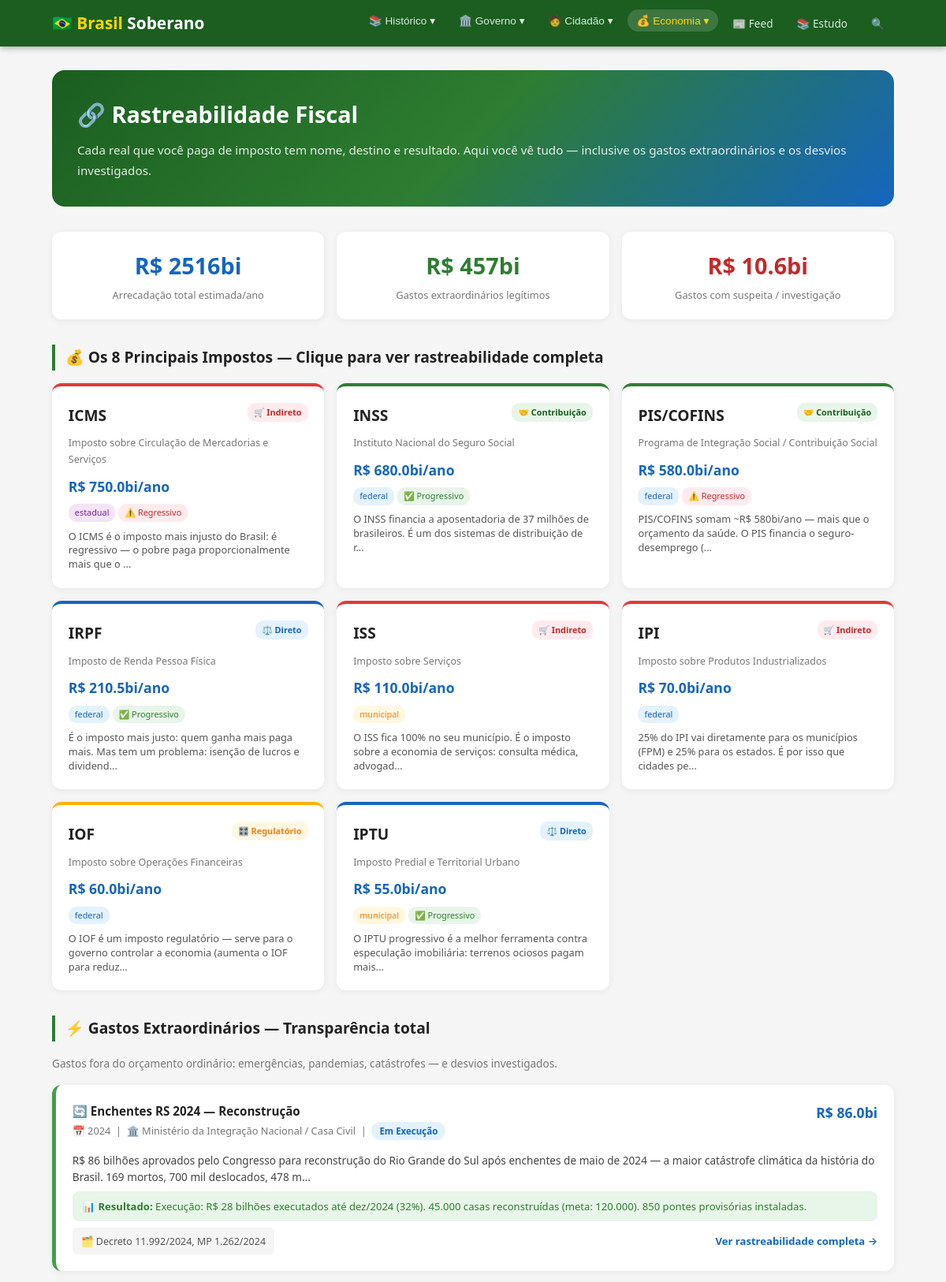
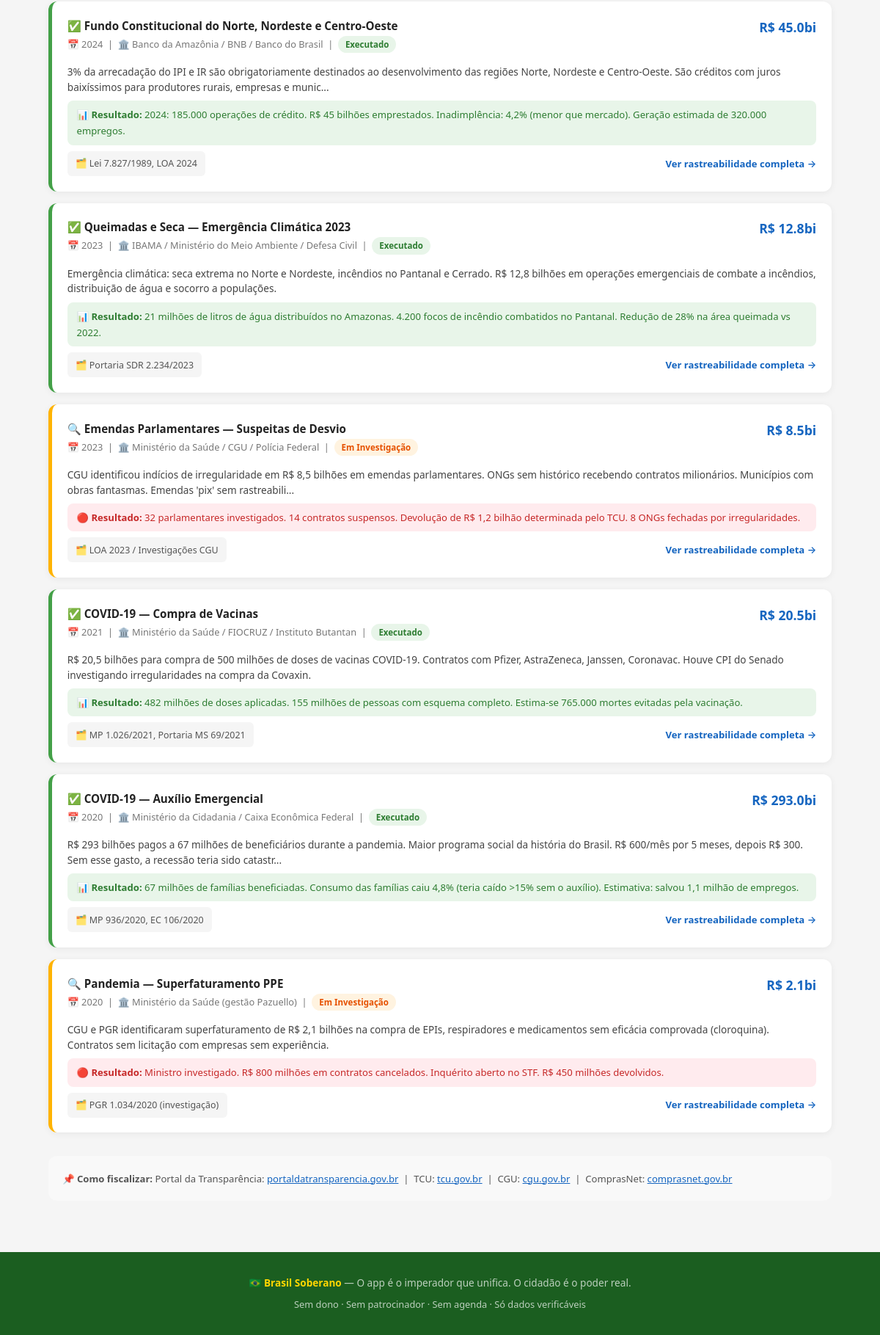
The app's page /rastreabilidade with its own data (2 pictures, top to bottom).
### tables this page shows
CREATE TABLE tax_types (
    id INTEGER PRIMARY KEY AUTOINCREMENT,
    codigo TEXT NOT NULL UNIQUE,
    nome TEXT NOT NULL,
    nome_completo TEXT NOT NULL,
    tipo TEXT NOT NULL,
    esfera TEXT NOT NULL,
    base_calculo TEXT NOT NULL,
    quem_paga_direto TEXT NOT NULL,
    quem_paga_real TEXT NOT NULL,
    aliquota_info TEXT NOT NULL,
    destino_legal TEXT NOT NULL,
    destino_real TEXT NOT NULL,
    arrecadacao_anual_bi REAL DEFAULT 0,
    progressivo INTEGER DEFAULT 0,
    regressivo INTEGER DEFAULT 0,
    explicacao_cidada TEXT NOT NULL,
    como_fiscalizar TEXT NOT NULL
);

CREATE TABLE extraordinary_spending (
    id INTEGER PRIMARY KEY AUTOINCREMENT,
    titulo TEXT NOT NULL,
    tipo TEXT NOT NULL,
    valor_bi REAL NOT NULL,
    exercicio INTEGER NOT NULL,
    origem_recurso TEXT NOT NULL,
    portaria_decreto TEXT,
    orgao_responsavel TEXT NOT NULL,
    descricao TEXT NOT NULL,
    resultado TEXT,
    rastreabilidade TEXT,
    status TEXT DEFAULT 'executado',
    positivo INTEGER DEFAULT 1,
    created_at TEXT DEFAULT (datetime('now'))
);

### app.py (the view)
@app.route('/rastreabilidade')
def rastreabilidade():
    taxes = query_db('SELECT * FROM tax_types ORDER BY arrecadacao_anual_bi DESC')
    extraordinary = query_db('SELECT * FROM extraordinary_spending ORDER BY exercicio DESC, valor_bi DESC')
    total_arrecadado = query_db('SELECT SUM(arrecadacao_anual_bi) as s FROM tax_types', one=True)['s'] or 0
    total_extra = query_db('SELECT SUM(valor_bi) as s FROM extraordinary_spending WHERE positivo=1', one=True)['s'] or 0
    total_suspeito = query_db("SELECT SUM(valor_bi) as s FROM extraordinary_spending WHERE positivo=0", one=True)['s'] or 0
    return render_template('rastreabilidade.html',
                           taxes=taxes, extraordinary=extraordinary,
                           total_arrecadado=total_arrecadado,
                           total_extra=total_extra, total_suspeito=total_suspeito)

### app.py (called while the page is built)
def get_db():
    db = getattr(g, '_database', None)
    if db is None:
        db = g._database = sqlite3.connect(DATABASE)
        db.row_factory = sqlite3.Row
    return db

@app.teardown_appcontext
def close_connection(exception):
    db = getattr(g, '_database', None)
    if db is not None:
        db.close()

def query_db(query, args=(), one=False):
    cur = get_db().execute(query, args)
    rv = cur.fetchall()
    cur.close()
    return (rv[0] if rv else None) if one else rv

### security.py (called while the page is built)
def apply_security_headers(response):
    for k, v in SECURITY_HEADERS.items():
        response.headers[k] = v
    return response

### templates/rastreabilidade.html (shortened to what this page needs)
{% extends 'base.html' %}
{% block content %}
<div class="rast-hero">
  <h1>🔗 Rastreabilidade Fiscal</h1>
  <p>Cada real que você paga de imposto tem nome, destino e resultado. Aqui você vê tudo — inclusive os gastos extraordinários e os desvios investigados.</p>
</div>
<div class="stats-row">
  <div class="stat-box">
    <div class="val" style="color:#1565C0">R$ {{ '%.0f'|format(total_arrecadado) }}bi</div>
    <div class="lbl">Arrecadação total estimada/ano</div>
  </div>
  <div class="stat-box">
    <div class="val" style="color:#2E7D32">R$ {{ '%.0f'|format(total_extra) }}bi</div>
    <div class="lbl">Gastos extraordinários legítimos</div>
  </div>
  <div class="stat-box">
    <div class="val" style="color:#C62828">R$ {{ '%.1f'|format(total_suspeito) }}bi</div>
    <div class="lbl">Gastos com suspeita / investigação</div>
  </div>
</div>
<div class="section-title">💰 Os 8 Principais Impostos — Clique para ver rastreabilidade completa</div>
<div class="tax-grid">
  {% for tax in taxes %}
  <a href="/rastreabilidade/imposto/{{ tax.codigo }}" class="tax-card {{ tax.tipo }}">
    <div class="tax-header">
      <div class="tax-codigo">{{ tax.codigo.replace('_','/') }}</div>
      <span class="tax-tipo-badge">
        {{ '⚖️ Direto' if tax.tipo=='direto' else '🛒 Indireto' if tax.tipo=='indireto' else '🤝 Contribuição' if tax.tipo=='contribuicao' else '🎛️ Regulatório' }}
      </span>
    </div>
    <div class="tax-nome">{{ tax.nome_completo }}</div>
    <div class="tax-arrecadacao">R$ {{ tax.arrecadacao_anual_bi }}bi/ano</div>
    <div class="tax-pills">
      <span class="pill {{ tax.esfera }}">{{ tax.esfera }}</span>
      {% if tax.progressivo %}<span class="pill progressivo">✅ Progressivo</span>{% endif %}
      {% if tax.regressivo %}<span class="pill regressivo">⚠️ Regressivo</span>{% endif %}
    </div>
    <div style="margin-top:0.6rem;font-size:0.8rem;color:#555;line-height:1.4">
      {{ tax.explicacao_cidada[:100] }}...
    </div>
  </a>
  {% endfor %}
</div>
<div class="section-title">⚡ Gastos Extraordinários — Transparência total</div>
<p style="font-size:0.85rem;color:#777;margin-bottom:1rem">Gastos fora do orçamento ordinário: emergências, pandemias, catástrofes — e desvios investigados.</p>
<div class="extra-list">
  {% for gasto in extraordinary %}
  <div class="extra-card {{ 'positivo' if gasto.positivo else gasto.status }}">
    <div class="extra-header">
      <div>
        <div class="extra-titulo">
          {{ '✅' if gasto.positivo and gasto.status=='executado' else '🔄' if gasto.status=='em_execucao' else '🔍' if gasto.status=='em_investigacao' else '⚠️' }}
          {{ gasto.titulo }}
        </div>
        <div class="extra-meta">
          📅 {{ gasto.exercicio }} &nbsp;|&nbsp;
          🏛️ {{ gasto.orgao_responsavel }} &nbsp;|&nbsp;
          <span class="status-badge {{ gasto.status }}">
            {{ 'Executado' if gasto.status=='executado' else 'Em Execução' if gasto.status=='em_execucao' else 'Em Investigação' }}
          </span>
        </div>
      </div>
      <div class="extra-valor">R$ {{ gasto.valor_bi }}bi</div>
    </div>
    <div class="extra-desc">{{ gasto.descricao[:200] }}{% if gasto.descricao|length > 200 %}...{% endif %}</div>
    {% if gasto.resultado %}
    <div class="extra-resultado {{ '' if gasto.positivo else 'negativo' }}">
      {{ '📊' if gasto.positivo else '🔴' }} <strong>Resultado:</strong> {{ gasto.resultado[:150] }}{% if gasto.resultado|length > 150 %}...{% endif %}
    </div>
    {% endif %}
    <div style="display:flex;justify-content:space-between;align-items:center;flex-wrap:wrap;gap:8px">
      {% if gasto.portaria_decreto %}
      <div class="extra-trace">🗂️ {{ gasto.portaria_decreto }}</div>
      {% endif %}
      <a href="/rastreabilidade/gasto-extraordinario/{{ gasto.id }}" class="ver-mais">Ver rastreabilidade completa →</a>
    </div>
  </div>
  {% endfor %}
</div>
<div style="background:#f9f9f9;border-radius:12px;padding:1.2rem;margin-top:2rem;font-size:0.82rem;color:#555">
  <strong>📌 Como fiscalizar:</strong>
  Portal da Transparência: <a href="https://portaldatransparencia.gov.br" target="_blank" style="color:#1565C0">portaldatransparencia.gov.br</a> &nbsp;|&nbsp;
  TCU: <a href="https://tcu.gov.br" target="_blank" style="color:#1565C0">tcu.gov.br</a> &nbsp;|&nbsp;
  CGU: <a href="https://cgu.gov.br" target="_blank" style="color:#1565C0">cgu.gov.br</a> &nbsp;|&nbsp;
  ComprasNet: <a href="https://comprasnet.gov.br" target="_blank" style="color:#1565C0">comprasnet.gov.br</a>
</div>
{% endblock %}

### static/css/style.css (style rules this page uses)
:root { --green: #2E7D32; --green-light: #4CAF50; --green-dark: #1B5E20; --gold: #FFD600; --gold-dark: #C5A028; --blue: #1565C0; --blue-light: #42A5F5; --blue-dark: #0D47A1; --white: #FFFFFF; --bg: #F5F5F5; --text: #212121; --text-light: #616161; --red: #C62828; --radius: 12px; --shadow: 0 2px 12px rgba(0,0,0,0.1); --transition: all 0.3s ease; }
* { margin:0; padding:0; box-sizing:border-box; }
html { scroll-behavior:smooth; }
body { font-family:'Segoe UI',system-ui,-apple-system,sans-serif; color:var(--text); background:var(--bg); line-height:1.7; }

### records on screen
tax_types: codigo.replace "ICMS", tipo "🛒 Indireto", nome_completo "Imposto sobre Circulação de Mercadorias e Serviços", arrecadacao_anual_bi "750.0", esfera "estadual", regressivo "⚠️ Regressivo", explicacao_cidada "O ICMS é o imposto mais injusto do Brasil: é regressivo — o pobre paga proporcionalmente mais que o"
tax_types: codigo.replace "INSS", tipo "🤝 Contribuição", nome_completo "Instituto Nacional do Seguro Social", arrecadacao_anual_bi "680.0", esfera "federal", progressivo "✅ Progressivo", explicacao_cidada "O INSS financia a aposentadoria de 37 milhões de brasileiros. É um dos sistemas de distribuição de r"
tax_types: codigo.replace "PIS/COFINS", tipo "🤝 Contribuição", nome_completo "Programa de Integração Social / Contribuição Social", arrecadacao_anual_bi "580.0", esfera "federal", regressivo "⚠️ Regressivo", explicacao_cidada "PIS/COFINS somam ~R$ 580bi/ano — mais que o orçamento da saúde. O PIS financia o seguro-desemprego ("
tax_types: codigo.replace "IRPF", tipo "⚖️ Direto", nome_completo "Imposto de Renda Pessoa Física", arrecadacao_anual_bi "210.5", esfera "federal", progressivo "✅ Progressivo", explicacao_cidada "É o imposto mais justo: quem ganha mais paga mais. Mas tem um problema: isenção de lucros e dividend"
tax_types: codigo.replace "ISS", tipo "🛒 Indireto", nome_completo "Imposto sobre Serviços", arrecadacao_anual_bi "110.0", esfera "municipal", explicacao_cidada "O ISS fica 100% no seu município. É o imposto sobre a economia de serviços: consulta médica, advogad"
tax_types: codigo.replace "IPI", tipo "🛒 Indireto", nome_completo "Imposto sobre Produtos Industrializados", arrecadacao_anual_bi "70.0", esfera "federal", explicacao_cidada "25% do IPI vai diretamente para os municípios (FPM) e 25% para os estados. É por isso que cidades pe"
tax_types: codigo.replace "IOF", tipo "🎛️ Regulatório", nome_completo "Imposto sobre Operações Financeiras", arrecadacao_anual_bi "60.0", esfera "federal", explicacao_cidada "O IOF é um imposto regulatório — serve para o governo controlar a economia (aumenta o IOF para reduz"
tax_types: codigo.replace "IPTU", tipo "⚖️ Direto", nome_completo "Imposto Predial e Territorial Urbano", arrecadacao_anual_bi "55.0", esfera "municipal", progressivo "✅ Progressivo", explicacao_cidada "O IPTU progressivo é a melhor ferramenta contra especulação imobiliária: terrenos ociosos pagam mais"
extraordinary_spending: positivo+status "🔄", titulo "Enchentes RS 2024 — Reconstrução", exercicio "2024", orgao_responsavel "Ministério da Integração Nacional / Casa Civil", status "Em Execução", valor_bi "86.0", descricao "R$ 86 bilhões aprovados pelo Congresso para reconstrução do Rio Grande do Sul após enchentes de maio de 2024 — a maior catástrofe climática da história do Brasil. 169 mortos, 700 mil deslocados, 478 m", positivo "📊", resultado "Execução: R$ 28 bilhões executados até dez/2024 (32%). 45.000 casas reconstruídas (meta: 120.000). 850 pontes provisórias instaladas.", portaria_decreto "Decreto 11.992/2024, MP 1.262/2024"
extraordinary_spending: positivo+status "✅", titulo "Fundo Constitucional do Norte, Nordeste e Centro-Oeste", exercicio "2024", orgao_responsavel "Banco da Amazônia / BNB / Banco do Brasil", status "Executado", valor_bi "45.0", descricao "3% da arrecadação do IPI e IR são obrigatoriamente destinados ao desenvolvimento das regiões Norte, Nordeste e Centro-Oeste. São créditos com juros baixíssimos para produtores rurais, empresas e munic", positivo "📊", resultado "2024: 185.000 operações de crédito. R$ 45 bilhões emprestados. Inadimplência: 4,2% (menor que mercado). Geração estimada de 320.000 empregos.", portaria_decreto "Lei 7.827/1989, LOA 2024"
extraordinary_spending: positivo+status "✅", titulo "Queimadas e Seca — Emergência Climática 2023", exercicio "2023", orgao_responsavel "IBAMA / Ministério do Meio Ambiente / Defesa Civil", status "Executado", valor_bi "12.8", descricao "Emergência climática: seca extrema no Norte e Nordeste, incêndios no Pantanal e Cerrado. R$ 12,8 bilhões em operações emergenciais de combate a incêndios, distribuição de água e socorro a populações.", positivo "📊", resultado "21 milhões de litros de água distribuídos no Amazonas. 4.200 focos de incêndio combatidos no Pantanal. Redução de 28% na área queimada vs 2022.", portaria_decreto "Portaria SDR 2.234/2023"
extraordinary_spending: positivo+status "🔍", titulo "Emendas Parlamentares — Suspeitas de Desvio", exercicio "2023", orgao_responsavel "Ministério da Saúde / CGU / Polícia Federal", status "Em Investigação", valor_bi "8.5", descricao "CGU identificou indícios de irregularidade em R$ 8,5 bilhões em emendas parlamentares. ONGs sem histórico recebendo contratos milionários. Municípios com obras fantasmas. Emendas 'pix' sem rastreabili", positivo "🔴", resultado "32 parlamentares investigados. 14 contratos suspensos. Devolução de R$ 1,2 bilhão determinada pelo TCU. 8 ONGs fechadas por irregularidades.", portaria_decreto "LOA 2023 / Investigações CGU"
extraordinary_spending: positivo+status "✅", titulo "COVID-19 — Compra de Vacinas", exercicio "2021", orgao_responsavel "Ministério da Saúde / FIOCRUZ / Instituto Butantan", status "Executado", valor_bi "20.5", descricao "R$ 20,5 bilhões para compra de 500 milhões de doses de vacinas COVID-19. Contratos com Pfizer, AstraZeneca, Janssen, Coronavac. Houve CPI do Senado investigando irregularidades na compra da Covaxin.", positivo "📊", resultado "482 milhões de doses aplicadas. 155 milhões de pessoas com esquema completo. Estima-se 765.000 mortes evitadas pela vacinação.", portaria_decreto "MP 1.026/2021, Portaria MS 69/2021"
extraordinary_spending: positivo+status "✅", titulo "COVID-19 — Auxílio Emergencial", exercicio "2020", orgao_responsavel "Ministério da Cidadania / Caixa Econômica Federal", status "Executado", valor_bi "293.0", descricao "R$ 293 bilhões pagos a 67 milhões de beneficiários durante a pandemia. Maior programa social da história do Brasil. R$ 600/mês por 5 meses, depois R$ 300. Sem esse gasto, a recessão teria sido catastr", positivo "📊", resultado "67 milhões de famílias beneficiadas. Consumo das famílias caiu 4,8% (teria caído >15% sem o auxílio). Estimativa: salvou 1,1 milhão de empregos.", portaria_decreto "MP 936/2020, EC 106/2020"
extraordinary_spending: positivo+status "🔍", titulo "Pandemia — Superfaturamento PPE", exercicio "2020", orgao_responsavel "Ministério da Saúde (gestão Pazuello)", status "Em Investigação", valor_bi "2.1", descricao "CGU e PGR identificaram superfaturamento de R$ 2,1 bilhões na compra de EPIs, respiradores e medicamentos sem eficácia comprovada (cloroquina). Contratos sem licitação com empresas sem experiência.", positivo "🔴", resultado "Ministro investigado. R$ 800 milhões em contratos cancelados. Inquérito aberto no STF. R$ 450 milhões devolvidos.", portaria_decreto "PGR 1.034/2020 (investigação)"

### other values on screen
{{ '%.0f'|format(total_arrecadado) }} "2516"
{{ '%.0f'|format(total_extra) }} "457"
{{ '%.1f'|format(total_suspeito) }} "10.6"
